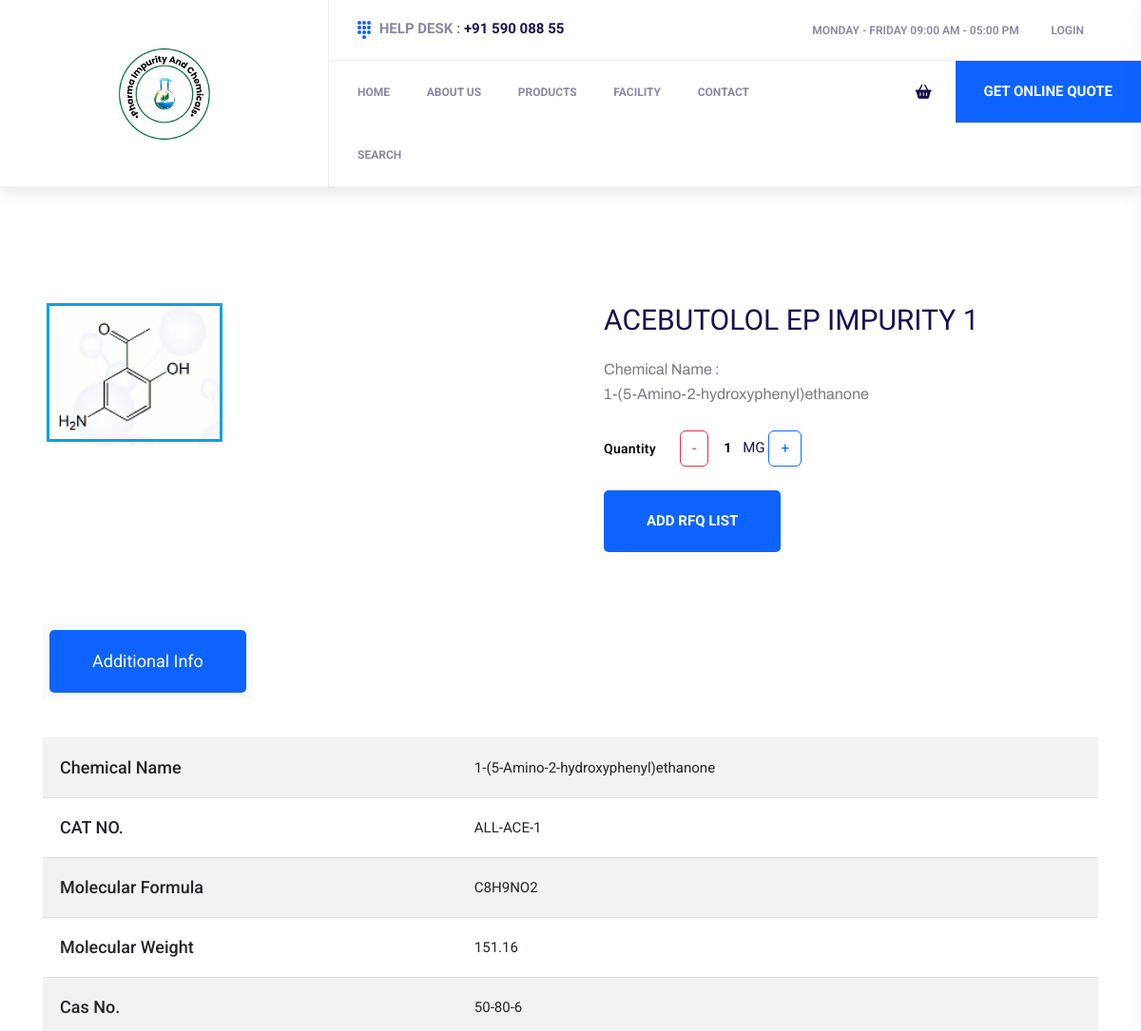
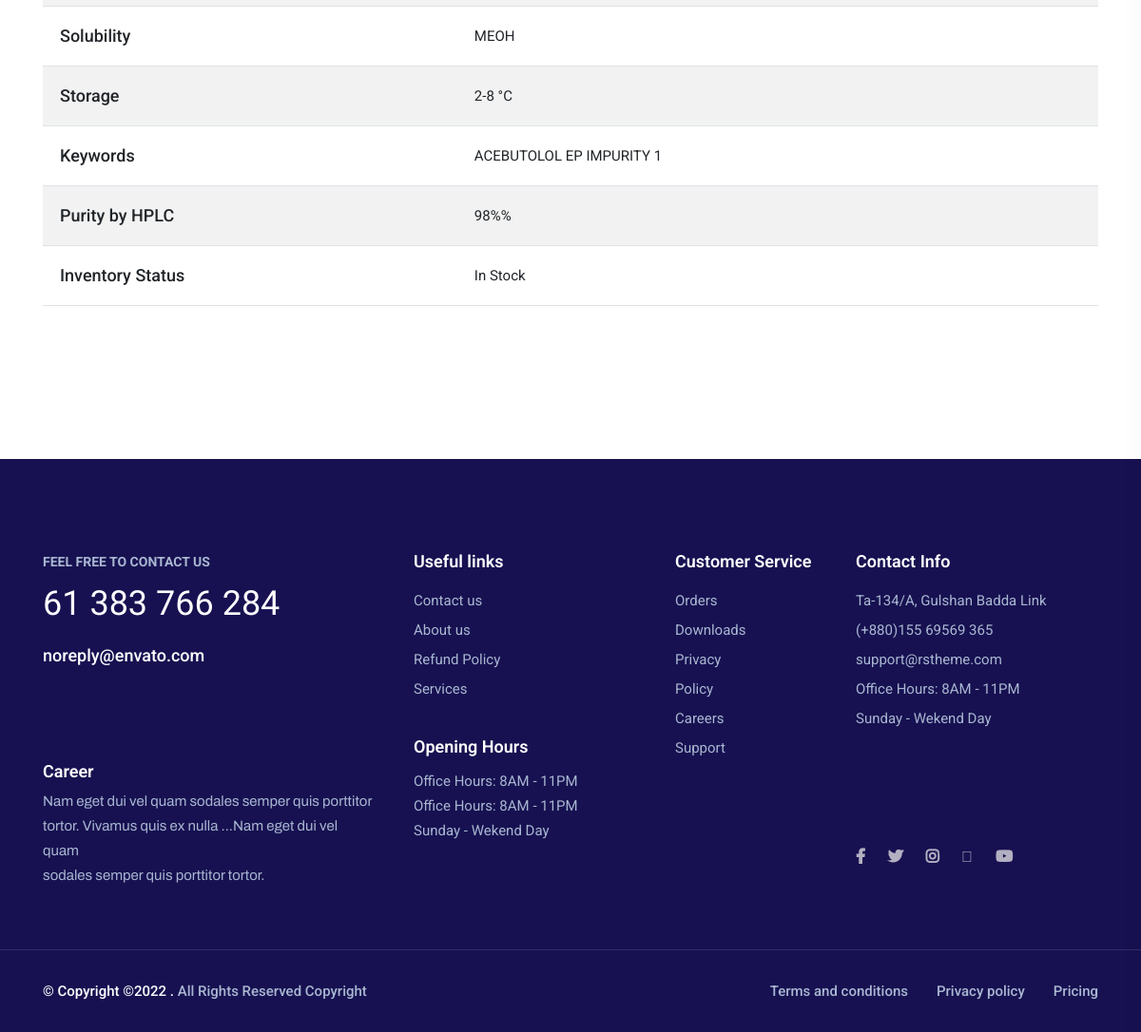
/product_view/acebutolol-ep-impurity-1, run on the app's committed database (2 pictures, top to bottom).
### webapp/models.py (models this page shows, shortened)
class Impurity_Chemicals(models.Model):
    category = models.ForeignKey(Product_Category,on_delete=models.CASCADE)
    product_name = models.CharField(max_length=300,verbose_name="Product Name",unique=True)
    product_image = models.ImageField(upload_to="images",null=True,blank=True)
    cat_no = models.CharField(max_length=300,verbose_name="Cat No." ,default="N.A.")
    chemical_name = models.CharField(max_length=300,verbose_name="Chemical Name" ,default="N.A.")
    molecular_formula = models.CharField(max_length=300,verbose_name='Molecular Formula' ,default="N.A.")
    molecular_weight = models.CharField(max_length=100,verbose_name='Molecular Weight',null=True)
    cas_number = models.CharField(max_length=300,verbose_name='CAS Number')
    solubility = models.CharField(max_length=300,verbose_name='Solubility' ,default="N.A.")
    storage = models.CharField(max_length=300,verbose_name='Storage' ,default="N.A.")
    keywords = models.CharField(max_length=300,verbose_name='Keywords' ,default="N.A.")
    purity_by_HPLC = models.CharField(max_length=100,verbose_name='Purity by HPLC',null=True)
    slug_id = AutoSlugField(populate_from='product_name',unique=True)
    inventory_status = models.CharField(max_length=50,default="In Stock")
    created_on = models.DateTimeField(auto_now_add=True)
    updated_at = models.DateTimeField(auto_now=True)

### webapp/views.py (the view)
# urls.py: path('product_view/<slug>',Product_view.as_view(),name='product_view'),
class Product_view(View):
    def get(self,request,slug):
        product = Impurity_Chemicals.objects.get(slug_id=slug)
        return render(request,'product_view.html',{'product':product})

### webapp/models.py (called while the page is built)
    def __str__(self):
        return self.Category_name

### templates/product_view.html (shortened to what this page needs)
{% extends 'base.html' %} {% block content %}
<main>
  <section class="shop-area pt-120 pb-70">
     <div class="container">
        <div class="shop-left-right ml-130 mr-130">
           <div class="row">
              <div class="col-lg-6 col-md-6">
                 <div class="productthumb mb-40 wow fadeInRighLeft" data-wow-delay=".4s">
                    <img src="{{product.product_image.url}}" alt="product-thumb">
                 </div>
              </div>
              <div class="col-lg-6 col-md-6">
                 <div class="product mb-40 ml-20 wow fadeInRighRight" data-wow-delay=".4s">
                    <div class="product__details-content mb-40">
                       <h5 class="product-dtitle mb-20">{{product.product_name}}</h5>
                       <p>Chemical Name :<br> {{product.chemical_name}}</p>
                       <div class="pro-quan-area d-sm-flex align-items-center mb-15">
                          <div class="product-quantity-title mr-25">
                             <label>Quantity</label>
                          </div>
                          <form action="{% url 'add2cart' product.slug_id %}" method="post">
                             <div class="tp-product-quantity mt-10 mb-10">
                                 <button type="button" class="btn btn-outline-danger" onclick="handleclick1()" >-</button>
                                 <input type="text" name="quantity" id="quantt" value="1" step="any">MG
                                 <button type="button" class="btn btn-outline-primary" onclick="handleclick2()" >+</button>
                              </div>
                           </div>
                           <div class="product-button">
                              <button class="tp-btn mr-20">Add RFQ List</button>
                           </div>
                    </div>
                 </div>
              </div>
           </div>
           <div class="productdetails pt-35 pb-75">
              <div class="row">
                 <div class="col-lg-12">
                    <div class="product-additional-tab">
                       <div class="pro-details-nav mb-40">
                          <ul class="nav nav-tabs pro-details-nav-btn" id="myTabs" role="tablist">
                             <li class="nav-item" role="presentation">
                                <button class="nav-links active" id="information-tab" data-bs-toggle="tab" data-bs-target="#additional-information" type="button" role="tab" aria-controls="additional-information" aria-selected="true">Additional Info</button>
                             </li>
                          </ul>
                       </div>
                       <div class="tab-content tp-content-tab" id="myTabContent-2">
                          <div class="tab-pane fade show active" id="additional-information" role="tabpanel"
                          aria-labelledby="information-tab">
                             <div class="product__details-info table-responsive">
                                <table class="table table-striped">
                                   <tbody>
                                      <tr>
                                         <td class="add-info">Chemical Name</td>
                                         <td class="add-info-list">{{product.chemical_name}}</td>
                                      </tr>
                                      <tr>
                                         <td class="add-info">CAT NO.</td>
                                         <td class="add-info-list">{{product.cat_no}}</td>
                                      </tr>
                                      <tr>
                                         <td class="add-info">Molecular Formula</td>
                                         <td class="add-info-list">{{product.molecular_formula}}</td>
                                      </tr>
                                      <tr>
                                         <td class="add-info">Molecular Weight</td>
                                         <td class="add-info-list">{{product.molecular_weight}}</td>
                                      </tr>
                                      <tr>
                                         <td class="add-info">Cas No.</td>
                                         <td class="add-info-list">{{product.cas_number}}</td>
                                      </tr>
                                      <tr>
                                         <td class="add-info">Solubility</td>
                                         <td class="add-info-list"> {{product.solubility}} </td>
                                      </tr>
                                      <tr>
                                         <td class="add-info">Storage</td>
                                         <td class="add-info-list"> {{product.storage}}</td>
                                      </tr>
                                      <tr>
                                         <td class="add-info">Keywords</td>
                                         <td class="add-info-list"> {{product.keywords}}</td>
                                      </tr>
                                      <tr>
                                         <td class="add-info">Purity by HPLC</td>
                                         <td  class="add-info-list">{{product.purity_by_HPLC}}%</td>
                                      </tr>
                                      <tr>
                                       <td class="add-info">Inventory Status</td>
                                       <td  class="add-info-list">{{product.inventory_status}}</td>
                                    </tr>
                                   </tbody>
                               </table>
                             </div>
                          </div>
                       </div>
                    </div>
                 </div>
              </div>
           </div>
</main>
{% endblock%}

### static/css/style.css (style rules this page uses)
body { font-family: 'Roboto', sans-serif !important; }
.product-button { text-align: start; }
input { border: none !important; background: none !important; }

### static/css/spacing.css (style rules this page uses)
.mt-10 { margin-top:10px }
.mb-10 { margin-bottom:10px }
.mb-15 { margin-bottom:15px }
.mb-20 { margin-bottom:20px }
.mb-40 { margin-bottom:40px }
.ml-20 { margin-left:20px }
.ml-130 { margin-left:130px }
.mr-20 { margin-right:20px }
.mr-25 { margin-right:25px }
.mr-130 { margin-right:130px }
.pt-35 { padding-top:35px }
.pt-120 { padding-top:120px }
.pb-70 { padding-bottom:70px }
.pb-75 { padding-bottom:75px }

### data on the page
Impurity_Chemicals: product_image (picture), product_name "ACEBUTOLOL EP IMPURITY 1", chemical_name "1-(5-Amino-2-hydroxyphenyl)ethanone", cat_no "ALL-ACE-1", molecular_formula "C8H9NO2", molecular_weight "151.16", cas_number "50-80-6", solubility "MEOH", storage "2-8 °C", keywords "ACEBUTOLOL EP IMPURITY 1", purity_by_HPLC "98%", inventory_status "In Stock"
